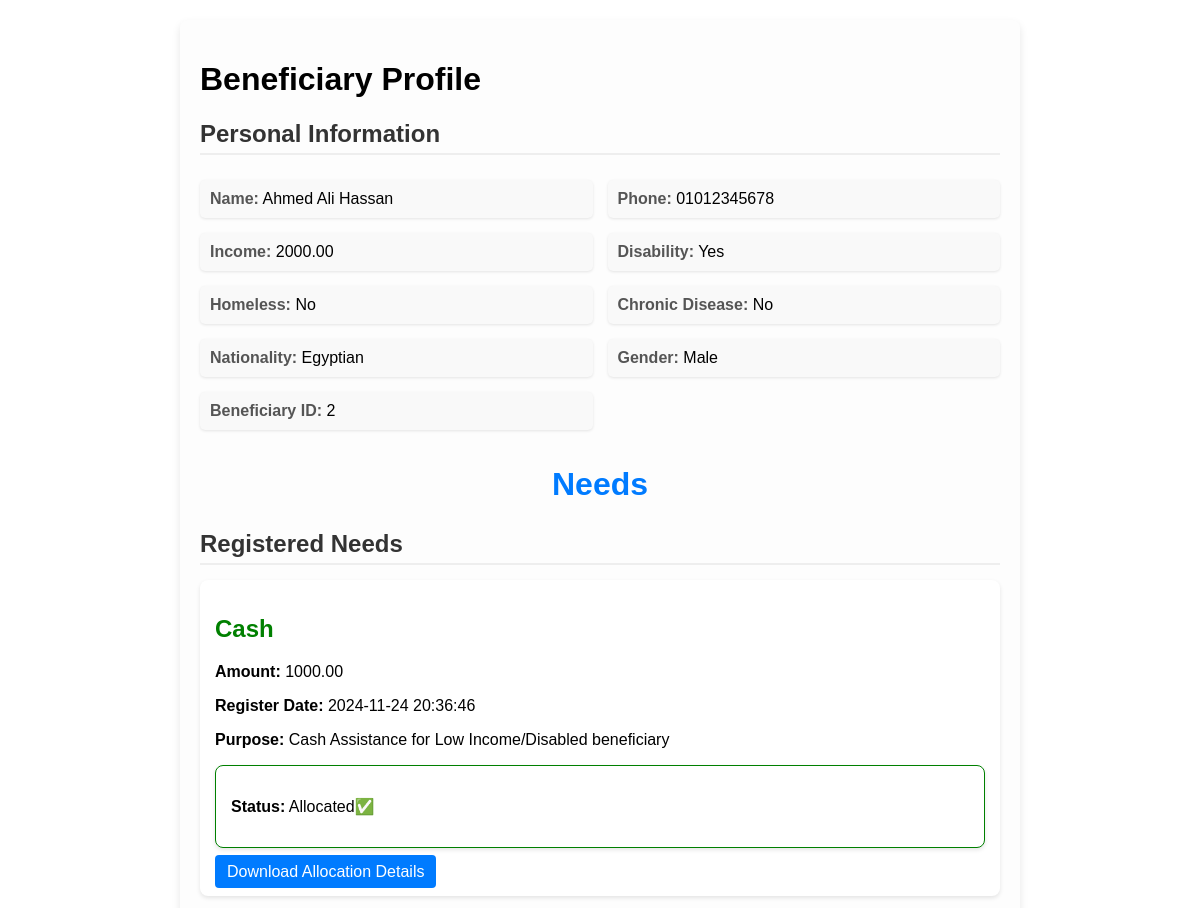
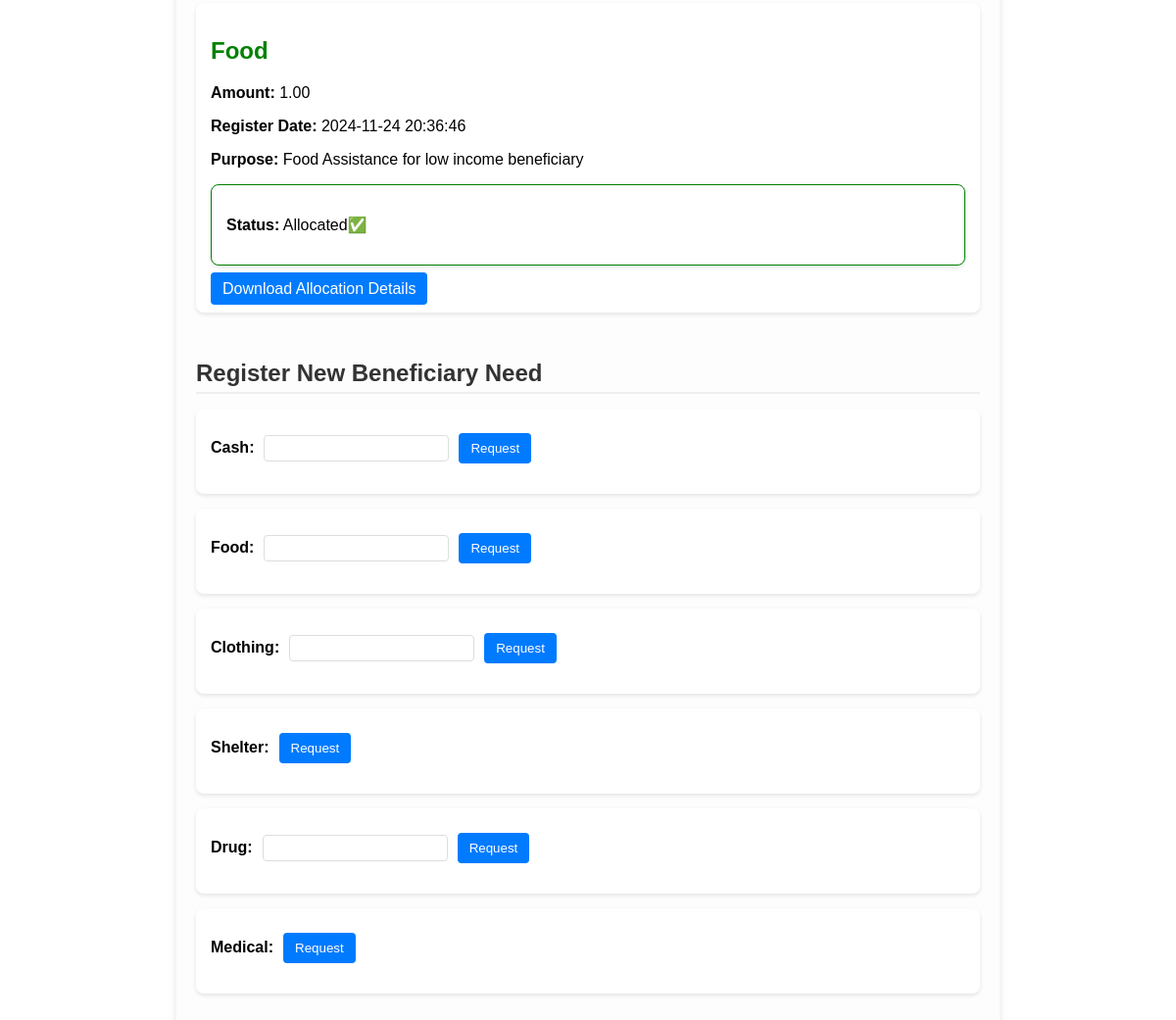
Screenshot of /BeneficiaryModule/index.php?action=view_beneficiary&id=2 with the database file from the repository (2 pictures, top to bottom).
### tables this page shows
CREATE TABLE IF NOT EXISTS Beneficiary (
    PersonID INT PRIMARY KEY,
    income DECIMAL(10, 2) NOT NULL,
    hasChronicDisease BOOLEAN DEFAULT FALSE,
    hasDisability BOOLEAN DEFAULT FALSE,
    isHomeless BOOLEAN DEFAULT FALSE,
    FOREIGN KEY (PersonID) REFERENCES Person(PersonID) ON DELETE CASCADE
);

CREATE TABLE IF NOT EXISTS Person (
                                      PersonID INT AUTO_INCREMENT PRIMARY KEY,
                                      FirstName VARCHAR(100) NOT NULL,
                                      LastName VARCHAR(100) NOT NULL,
                                      MiddleName VARCHAR(100),
                                      Nationality VARCHAR(100),
                                      Gender ENUM('Male', 'Female'),
                                      Phone VARCHAR(15) UNIQUE ,
                                      AddressID INT,
                                      FOREIGN KEY (AddressID) REFERENCES Address(AddressID) ON DELETE SET NULL
);

CREATE TABLE IF NOT EXISTS CashNeedHistory (
                    AllocationID INT AUTO_INCREMENT PRIMARY KEY,
                             BeneficiaryID INT,
                             Amount DECIMAL(10, 2) NOT NULL,
                             Allocated BOOLEAN DEFAULT FALSE,
                             Accepted BOOLEAN DEFAULT FALSE,
                             RegisterDate TIMESTAMP DEFAULT CURRENT_TIMESTAMP,
                             purpose VARCHAR(255) DEFAULT 'Cash Assistance for Low Income/Disabled beneficiary',
                             FOREIGN KEY (BeneficiaryID) REFERENCES Beneficiary(PersonID) ON DELETE CASCADE
);

CREATE TABLE IF NOT EXISTS FoodNeedHistory (
    AllocationID INT AUTO_INCREMENT PRIMARY KEY,
                            BeneficiaryID INT Not NULL,
                                Amount DECIMAL(10, 2) NOT NULL,
                                Allocated BOOLEAN DEFAULT FALSE,
                                Accepted BOOLEAN DEFAULT FALSE,
                                RegisterDate TIMESTAMP DEFAULT CURRENT_TIMESTAMP,
                                purpose VARCHAR(255) DEFAULT 'Food Assistance for low income beneficiary',
                                FOREIGN KEY (BeneficiaryID) REFERENCES Beneficiary(PersonID) ON DELETE CASCADE
);

### BeneficiaryModule/Views/Beneficiary_Profile_View.php (the view, shortened to what the rows shown need)
<?php
class Beneficiary_Profile_View
{
    public function showBeneficiary($beneficiary)
    {
        echo '<link rel="stylesheet" type="text/css" href="Views/styles/profile.css">';
        echo '<div class="profile-dashboard">';
        echo '<h1>Beneficiary Profile</h1>';
        echo '<div class="profile-section">';
        echo '<h2 class="section-heading">Personal Information</h2>';
        echo '<div class="profile-info-grid">';
        echo '<div class="info-item"><span class="label">Name:</span> ' . htmlspecialchars($beneficiary->getFirstName() . ' ' . $beneficiary->getMiddleName() . ' ' . $beneficiary->getLastName()) . '</div>';
        echo '<div class="info-item"><span class="label">Phone:</span> ' . htmlspecialchars($beneficiary->getPhone()) . '</div>';
        echo '<div class="info-item"><span class="label">Income:</span> ' . htmlspecialchars($beneficiary->getIncome()) . '</div>';
        echo '<div class="info-item"><span class="label">Disability:</span> ' . ($beneficiary->hasDisability() ? 'Yes' : 'No') . '</div>';
        echo '<div class="info-item"><span class="label">Homeless:</span> ' . ($beneficiary->isHomeless() ? 'Yes' : 'No') . '</div>';
        echo '<div class="info-item"><span class="label">Chronic Disease:</span> ' . ($beneficiary->hasChronicDisease() ? 'Yes' : 'No') . '</div>';
        echo '<div class="info-item"><span class="label">Nationality:</span> ' . htmlspecialchars($beneficiary->getNationality()) . '</div>';
        echo '<div class="info-item"><span class="label">Gender:</span> ' . htmlspecialchars($beneficiary->getGender()) . '</div>';
        echo '<div class="info-item"><span class="label">Beneficiary ID:</span> ' . htmlspecialchars($beneficiary->getPersonID()) . '</div>';
        echo '</div>';
        echo '</div>';
        echo '<div class="needs-section">';
        echo '<h2 class="centered-heading">Needs</h2>';
        $needsIterator = $beneficiary->getIterator();
        if ($needsIterator->hasNext()) {
            echo '<div class="registered-needs">';
            echo '<h3 class="section-heading">Registered Needs</h3>';
            while ($needsIterator->hasNext()) {
                $need = $needsIterator->next();
                echo '<div class="need-card">';
                $needType = strtolower((new ReflectionClass($need))->getShortName());
                $needType = preg_replace('/need$/i', '', $needType);
                echo '<h2 style="color: green;">' . htmlspecialchars(ucfirst($needType)) . '</h2>';
                $needType .= 'needhistory';
                echo '<p><strong>Amount:</strong> ' . htmlspecialchars($need->getAmount()) . '</p>';
                echo '<p><strong>Register Date:</strong> ' . htmlspecialchars($need->getRegisterDate()) . '</p>';
                echo '<p><strong>Purpose:</strong> ' . htmlspecialchars($need->getPurpose()) . '</p>';
                if (!$need->isAllocated()) {
                    if (!$need->isAccepted()) {
                        echo '<div class="need-card" style="border: 2px solid red;">';
                        echo '<p><strong>Status:</strong> Beneficier need Rejected ❌</p>';
                        echo '</div>';
                        echo '<form method="POST" action="index.php?action=register_need" class="action-form">';
                        echo '<input type="hidden" name="need_type" value="' . htmlspecialchars($needType) . '">';
                        echo '<input type="hidden" name="beneficiary_id" value="' . htmlspecialchars($beneficiary->getPersonID()) . '">';
                        echo '<input type="hidden" name="amount" value="' . htmlspecialchars($need->getAmount()) . '">';
                        echo '<button type="submit" class="btn-secondary">Reapply</button>';
                        echo '</form>';
                    } else {
                        echo '<div class="need-card" style="border: 1px solid gold;">';
                        echo '<p><strong>Status:</strong> Beneficier need Approved Pending Support... </p>';
                        echo '</div>';
                        echo '<form method="POST" action="index.php?action=allocate_resources" class="action-form">';
                        echo '<input type="hidden" name="need_type" value="' . htmlspecialchars($needType) . '">';
                        echo '<input type="hidden" name="beneficiary_id" value="' . htmlspecialchars($beneficiary->getPersonID()) . '">';
                        echo '<input type="hidden" name="allocation_id" value="' . htmlspecialchars($need->getAllocationID()) . '">';
                        echo '<button type="submit" class="btn-secondary">Allocate Resources</button>';
                        echo '</form>';
                    }
                    echo '<form method="POST" action="index.php?action=remove_need" class="action-form">';
                    echo '<input type="hidden" name="need_type" value="' . htmlspecialchars($needType) . '">';
                    echo '<input type="hidden" name="beneficiary_id" value="' . htmlspecialchars($beneficiary->getPersonID()) . '">';
                    echo '<input type="hidden" name="AllocationID" value="' . htmlspecialchars($need->getAllocationID()) . '">';
                    echo '<button type="submit" class="btn-danger">Remove Need</button>';
                    echo '</form>';
                } else {
                    echo '<div class="need-card" style="border: 1px solid green;">';
                    echo '<p><strong>Status:</strong> Allocated✅</p>';
                    echo '</div>';
                    $logoPath = '../web_logo.jpg';
                    $pdfFilePath = $this->generateNeedAllocationPDF($need, $beneficiary, $logoPath);
                    echo '<div class="pdf-download">';
                    echo '<a href="' . $pdfFilePath . '" class="btn btn-primary" download style="text-decoration: none;">Download Allocation Details</a>';
                    echo '</div>';
                }
                echo '</div>';
            }
            echo '</div>';
        } else {
            echo '<div class="need-card">';
            echo '<p>Beneficier has no needs registered</p>';
            echo '</div>';
        }
        echo '<div class="available-needs">';
        echo '<br>';
        echo '<h3 class="section-heading">Register New Beneficiary Need</h3>';
        $allNeeds = ['Cash', 'Food', 'Clothing', 'Shelter', 'Drug', 'Medical'];
        foreach ($allNeeds as $need) {
            echo '<div class="need-card">';
            echo '<form method="POST" action="index.php?action=register_need">';
            echo '<label><strong>' . htmlspecialchars($need) . ':</strong></label>';
            if ($need === 'Shelter' || $need === 'Medical') {
                echo '<button type="submit" class="btn-primary">Request</button>';
            } else {
                echo '<input type="number" name="amount" required>';
                echo '<button type="submit" class="btn-primary">Request</button>';
            }
            echo '</form>';
            echo '</div>';
        }
        echo '</div>';
        echo '</div>';
        echo '</div>';
    }
    public function generateNeedAllocationPDF($need, $beneficiary, $logoPath)
    {
        $pdf = new FPDF();
        $directory = 'Server Documents';
        $pdfFilePath = $directory . '/' . $beneficiary->getFirstName() . '_' . $beneficiary->getLastName() . '_' . get_class($need) . '_' . $need->getAllocationID() . '.pdf';
        return $pdfFilePath;
    }
}

### rows the page displays
beneficiary: PersonID.LastName "Ahmed Ali Hassan", PersonID.Phone "01012345678", income "2000.00", PersonID.Nationality "Egyptian", PersonID.Gender "Male", PersonID "2"
cashneedhistory: needType "Cash", Amount "1000.00", RegisterDate "2024-11-24 20:36:46", purpose "Cash Assistance for Low Income/Disabled beneficiary"
foodneedhistory: needType "Food", Amount "1.00", RegisterDate "2024-11-24 20:36:46", purpose "Food Assistance for low income beneficiary"

### other values shown
$need "Cash"
$need "Food"
$need "Clothing"
$need "Shelter"
$need "Drug"
$need "Medical"
